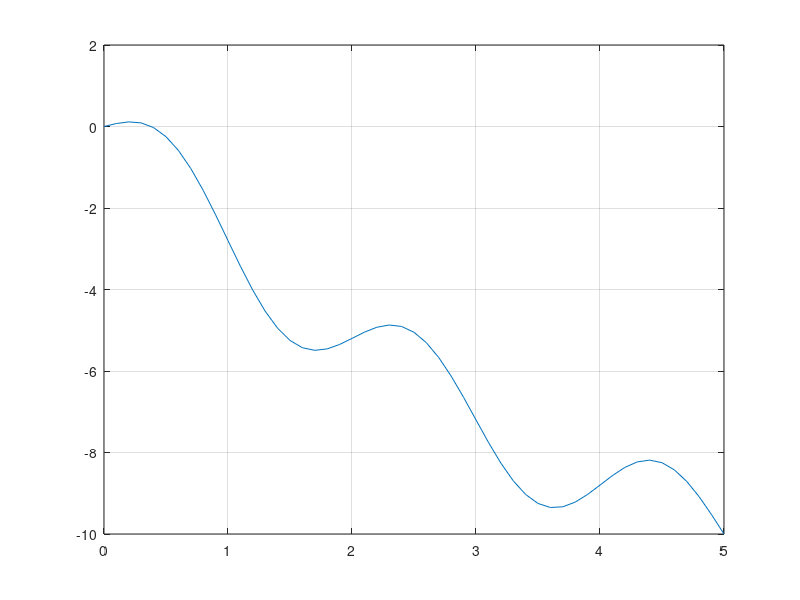

Here is the MATLAB script that generated this plot:
%Author: Novanator Jan 2013
%Random MATLAB Vectors

clf
x=0:0.1:5;
y=(x.^2)/5+1.2*sin(x.*pi)-x.*3;

plot(x,y)

grid on

%changed 0.5 to 0.1 in x-vector, to get a smoother curve



